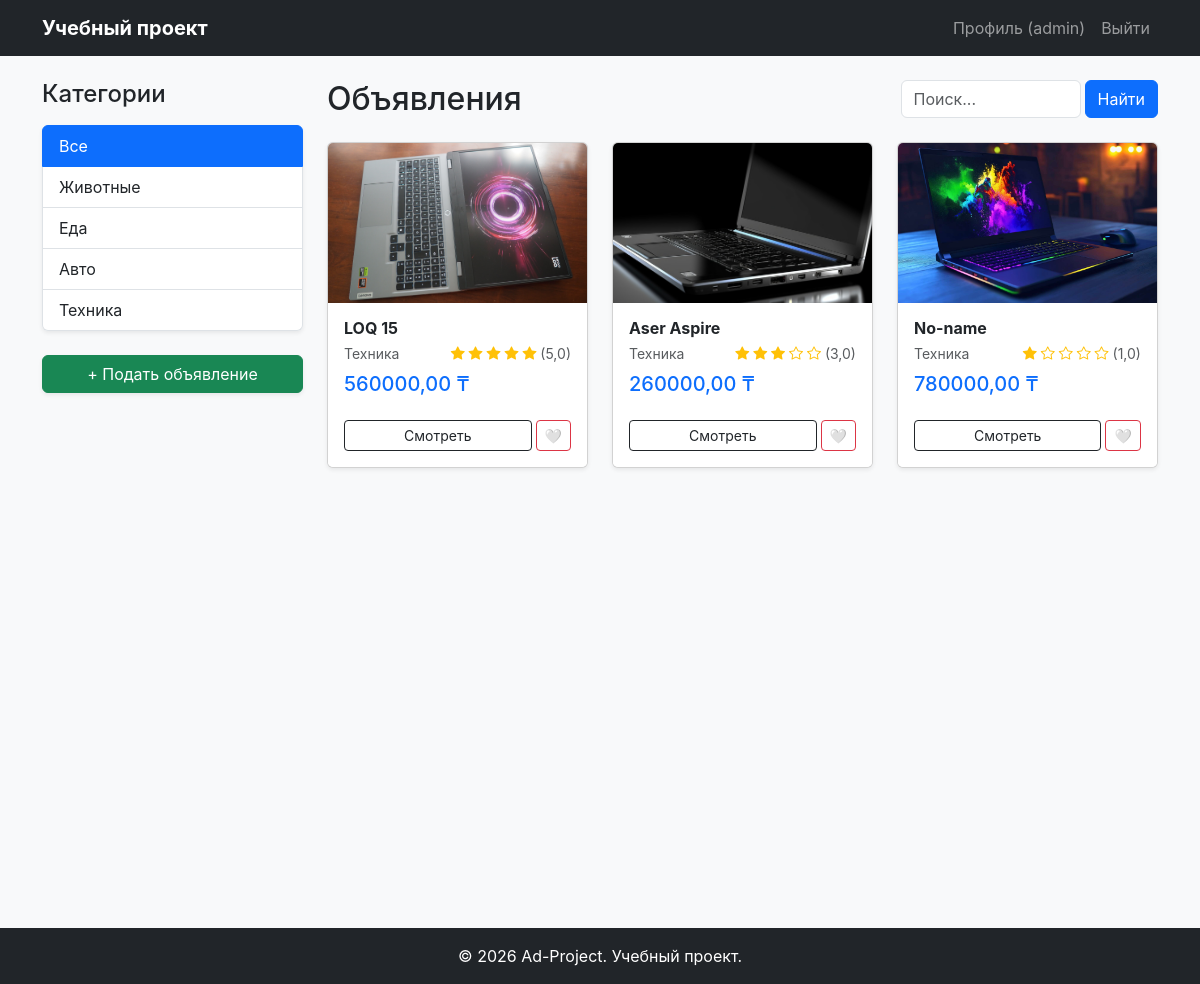
The app's page / (signed in) with its own data.
### ads/models.py (models this page shows, shortened)
class Category(models.Model):
    name = models.CharField(max_length=100, verbose_name="Категория")
    class Meta:
        verbose_name = "Категория"
        verbose_name_plural = "Категории"

class Ad(models.Model):
    title = models.CharField(max_length=200, verbose_name="Заголовок")
    category = models.ForeignKey(Category, on_delete=models.CASCADE, verbose_name="Категория")
    price = models.DecimalField(max_digits=20, decimal_places=2, default=0, verbose_name="Цена")
    description = models.TextField(verbose_name="Описание")
    image = models.ImageField(upload_to='ads_images/', blank=True, null=True, verbose_name="Фотография")
    author = models.ForeignKey(User, on_delete=models.SET_NULL, null=True, blank=True)
    is_top = models.BooleanField(default=False, verbose_name="Топ объявление (VIP)")
    created_at = models.DateTimeField(auto_now_add=True, verbose_name="Дата создания")
    class Meta:
        ordering = ['-is_top', '-created_at']
        verbose_name = "Объявление"
        verbose_name_plural = "Объявления"

### ads/views.py (the view)
# urls.py: path('', views.ad_list, name='ad_list'),
def ad_list(request):
    query = request.GET.get('q', '').strip()
    category_id = request.GET.get('category')
    ads = Ad.objects.annotate(average_rating=Avg('reviews__rating'))
    if query:
        ads = ads.filter(Q(title__icontains=query) | Q(description__icontains=query))
    if category_id:
        ads = ads.filter(category_id=category_id)
    categories = Category.objects.all()
    return render(request, 'ad_list.html', {
        'ads': ads.distinct(),  # distinct() важен, если поиск выдает дубликаты
        'categories': categories,
        'query': query,
    })

### ads/templates/ad_list.html
{% extends 'base.html' %}
{% block content %}
<div class="row">
    <div class="col-md-3">
        <div class="sticky-top" style="top: 20px;">
            <h4 class="mb-3">Категории</h4>
            <div class="list-group shadow-sm">
                <a href="{% url 'ad_list' %}"
                   class="list-group-item list-group-item-action d-flex justify-content-between align-items-center {% if not request.GET.category %}active{% endif %}">
                    Все
                </a>
                {% for cat in categories %}
                    <a href="{% url 'ad_list' %}?category={{ cat.id }}"
                       class="list-group-item list-group-item-action {% if request.GET.category == cat.id|stringformat:'s' %}active{% endif %}">
                        {{ cat.name }}
                    </a>
                {% endfor %}
            </div>
            {% if request.user.is_authenticated %}
                <div class="mt-4">
                    <a href="{% url 'ad_create' %}" class="btn btn-success w-100 shadow-sm">
                        + Подать объявление
                    </a>
                </div>
            {% endif %}
        </div>
    </div>
    <div class="col-md-9">
        <div class="d-flex align-items-center mb-4">
            <h2 class="me-auto mb-0">Объявления</h2>
            <form action="{% url 'ad_list' %}" method="GET" class="d-flex m-0">
                <input type="text" name="q" class="form-control me-1" placeholder="Поиск..." value="{{ request.GET.q }}" style="width: 180px;">
                <button type="submit" class="btn btn-primary">Найти</button>
            </form>
        </div>
        <div class="row">
            {% for ad in ads %}
                <div class="col-lg-4 col-md-6 mb-4">
                    <div class="card h-100 shadow-sm">
                        <img src="{% if ad.image %}{{ ad.image.url }}{% else %}https://via.placeholder.com/400x250{% endif %}"
                             class="card-img-top" alt="{{ ad.title }}" style="height: 160px; object-fit: cover;">
                                <div class="card-body p-3">
                                <h6 class="card-title fw-bold mb-1 text-truncate">{{ ad.title }}</h6>
                                <div class="d-flex justify-content-between align-items-center mb-2">
                                    <p class="text-muted small mb-0">{{ ad.category.name }}</p>
                                    <div class="small text-warning">
                                        {% if ad.average_rating %}
                                            {% for i in "12345" %}
                                                {% if forloop.counter <= ad.average_rating %}
                                                    <i class="bi bi-star-fill"></i>
                                                {% else %}
                                                    <i class="bi bi-star"></i>
                                                {% endif %}
                                            {% endfor %}
                                            <span class="text-muted">({{ ad.average_rating|floatformat:1 }})</span>
                                        {% else %}
                                            <span class="text-muted small">Нет отзывов</span>
                                        {% endif %}
                                    </div>
                                </div>
            <h5 class="text-primary mb-0">
                {% if ad.price > 0 %}{{ ad.price }} ₸{% else %}Бесплатно{% endif %}
            </h5>
        </div>
                        <div class="card-footer bg-white border-0 d-flex gap-1 pb-3">
                            <a href="{% url 'ad_detail' ad.id %}" class="btn btn-sm btn-outline-dark flex-grow-1">Смотреть</a>
                            <a href="{% url 'toggle_favorite' ad.id %}" class="btn btn-sm btn-outline-danger">
                                {% if ad in user.favorites.all %}❤️{% else %}🤍{% endif %}
                            </a>
                        </div>
                    </div>
                </div>
            {% empty %}
                <div class="col-12 text-center py-5">
                    <p class="text-muted h4">В этой категории пока ничего нет...</p>
                </div>
            {% endfor %}
        </div>
    </div>
</div>
{% endblock %}

### ads/templates/base.html (shortened to what this page needs)
{% load static %}
<!DOCTYPE html>
<html lang="ru">
<head>
    <link href="https://cdn.jsdelivr.net/npm/bootstrap@5.3.0/dist/css/bootstrap.min.css" rel="stylesheet">
    <link rel="stylesheet" href="https://cdn.jsdelivr.net/npm/bootstrap-icons@1.11.3/font/bootstrap-icons.min.css">
    <link rel="stylesheet" href="{% static 'css/style.css' %}">
</head>
<body class="bg-light">
<nav class="navbar navbar-expand-lg navbar-dark bg-dark mb-4">
    <div class="container">
        <a class="navbar-brand fw-bold" href="/">Учебный проект</a>
        <div class="collapse navbar-collapse" id="navbarNav">
            <ul class="navbar-nav ms-auto">
                {% if user.is_authenticated %}
                    <li class="nav-item"><a class="nav-link" href="{% url 'profile' %}">Профиль ({{ user.username }})</a></li>
                    <li class="nav-item">
                        <form action="{% url 'logout' %}" method="post" style="display:inline;">
                            {% csrf_token %}<button type="submit" class="nav-link btn btn-link">Выйти</button>
                        </form>
                    </li>
                {% else %}
                    <li class="nav-item"><a class="nav-link" href="{% url 'login' %}">Войти</a></li>
                    <li class="nav-item"><a class="nav-link" href="{% url 'register' %}">Регистрация</a></li>
                {% endif %}
            </ul>
        </div>
    </div>
</nav>
<div class="container min-vh-100 max-vh-100">
    {% block content %}
    {% endblock %}
</div>
<footer class="bg-dark text-white text-center py-3 mt-5">
    <p class="mb-0">© 2026 Ad-Project. Учебный проект.</p>
</footer>
</body>
</html>

### ads/static/css/style.css (style rules this page uses)
* { font-family: 'Inter', sans-serif; }
.text-center { align-items: center; justify-content: center; }

### records on screen
Category: name "Животные"
Category: name "Еда"
Category: name "Авто"
Category: name "Техника"
Ad: image (picture), title "LOQ 15", category.name "Техника", average_rating "5,0", price "560000,00"
Ad: image (picture), title "Aser Aspire", category.name "Техника", average_rating "3,0", price "260000,00"
Ad: image (picture), title "No-name", category.name "Техника", average_rating "1,0", price "780000,00"

### other values on screen
{{ user.username }} "admin"
